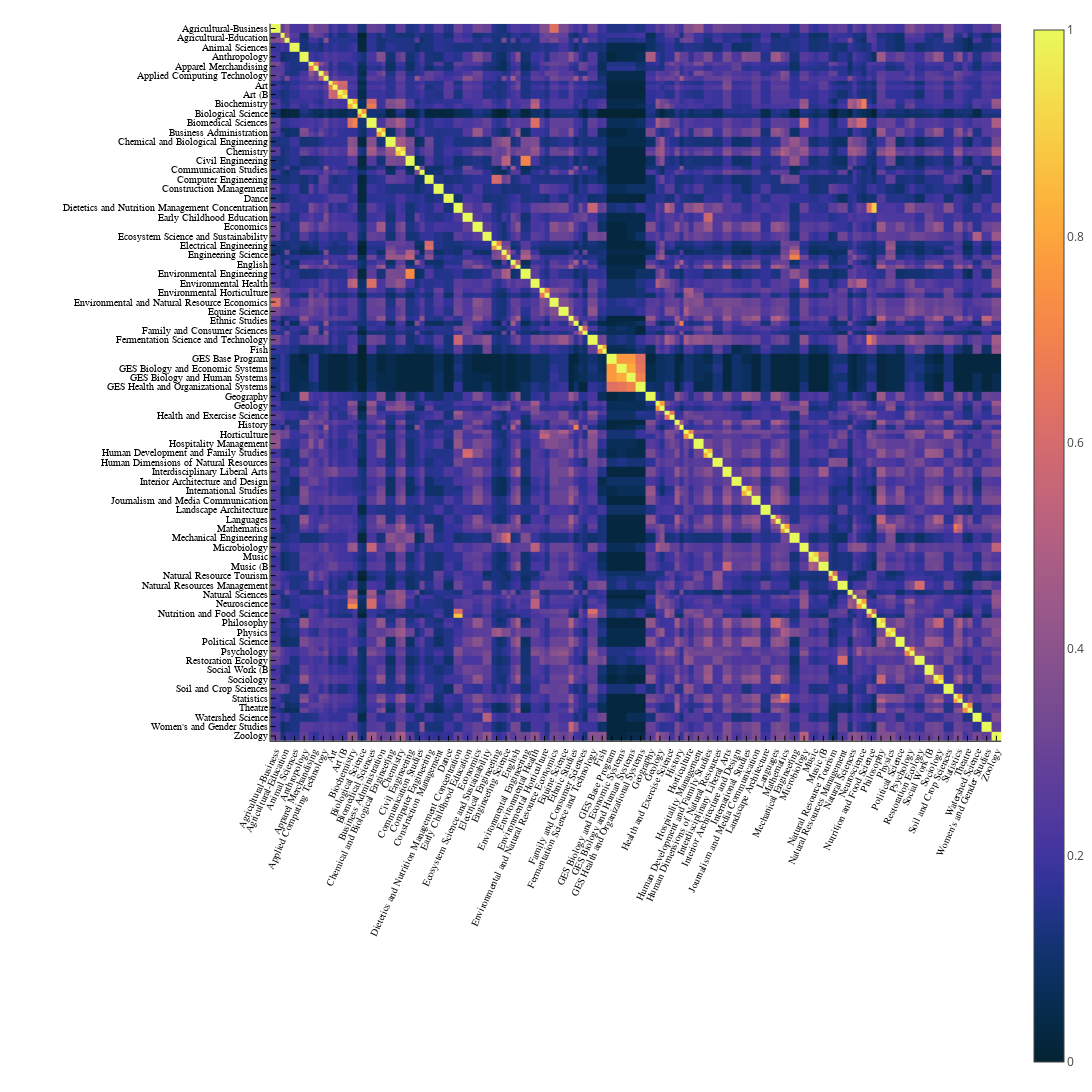

Write notebook code for a chart like this one.
### Markdown cell above
The `show_homology()` function creates a visualization that allows you to visualize how close one program is to another, i.e., the extent to which they share the same courses.

### Code cell
curricula = Array{Curriculum,1}()
for plan in values(degree_plans)
    push!(curricula, plan.curriculum)
end
using Plots; plotlyjs();
show_homology(curricula)

### Figure 1 — Plotly figure (JSON) as saved in the notebook; plotly's stock layout.template omitted (floating-point values rounded to 4 significant figures; data arrays with more than 128 entries replaced by an {"elided": "..."} marker saying what was removed)
{"data": [{"colorbar": {"title": ""}, "colorscale": [[0, "rgba(4, 35, 51, 1.000)"], [0.03448, "rgba(6, 41, 69, 1.000)"], [0.06897, "rgba(9, 47, 89, 1.000)"], [0.1034, "rgba(16, 50, 108, 1.000)"], [0.1379, "rgba(30, 52, 132, 1.000)"], [0.1724, "rgba(48, 51, 153, 1.000)"], [0.2069, "rgba(68, 53, 160, 1.000)"], [0.2414, "rgba(83, 58, 157, 1.000)"], [0.2759, "rgba(95, 63, 153, 1.000)"], [0.3103, "rgba(108, 69, 149, 1.000)"], [0.3448, "rgba(120, 75, 145, 1.000)"], [0.3793, "rgba(132, 80, 142, 1.000)"], [0.4138, "rgba(144, 85, 139, 1.000)"], [0.4483, "rgba(156, 89, 137, 1.000)"], [0.4828, "rgba(169, 93, 132, 1.000)"], [0.5172, "rgba(183, 97, 127, 1.000)"], [0.5517, "rgba(196, 101, 120, 1.000)"], [0.5862, "rgba(208, 105, 112, 1.000)"], [0.6207, "rgba(220, 111, 102, 1.000)"], [0.6552, "rgba(231, 118, 91, 1.000)"], [0.6897, "rgba(240, 127, 80, 1.000)"], [0.7241, "rgba(246, 138, 71, 1.000)"], [0.7586, "rgba(250, 149, 65, 1.000)"], [0.7931, "rgba(252, 163, 61, 1.000)"], [0.8276, "rgba(252, 177, 60, 1.000)"], [0.8621, "rgba(250, 191, 63, 1.000)"], [0.8966, "rgba(247, 206, 69, 1.000)"], [0.931, "rgba(244, 220, 75, 1.000)"], [0.9655, "rgba(239, 235, 82, 1.000)"], [1, "rgba(232, 250, 91, 1.000)"]], "hoverinfo": "text", "name": "y1", "showlegend": false, "showscale": true, "text": {"elided": "172 float values"}, "type": "heatmap", "x": {"elided": "173 float values"}, "xaxis": "x1", "y": {"elided": "173 float values"}, "yaxis": "y1", "z": {"elided": "172x172 float values"}, "zmax": 1, "zmin": 0}], "layout": {"annotations": [], "height": 1100, "legend": {"bgcolor": "rgba(255, 255, 255, 1.000)", "bordercolor": "rgba(0, 0, 0, 1.000)", "font": {"color": "rgba(0, 0, 0, 1.000)", "family": "sans-serif", "size": 11}, "tracegroupgap": 0, "x": 1, "y": 1}, "margin": {"b": 20, "l": 0, "r": 0, "t": 20}, "paper_bgcolor": "rgba(255, 255, 255, 1.000)", "plot_bgcolor": "rgba(255, 255, 255, 1.000)", "showlegend": true, "width": 1400, "xaxis": {"anchor": "y1", "domain": [0.2695, 0.9972], "gridcolor": "rgba(0, 0, 0, 0.100)", "gridwidth": 0.5, "linecolor": "rgba(0, 0, 0, 1.000)", "mirror": false, "range": [0, 76], "showgrid": true, "showline": true, "showticklabels": true, "tickangle": -65, "tickcolor": "rgb(0, 0, 0)", "tickfont": {"color": "rgba(0, 0, 0, 1.000)", "family": "Courier", "size": 10}, "tickmode": "array", "ticks": "inside", "ticktext": ["Agricultural-Business", "Agricultural-Education", "Animal Sciences", "Anthropology", "Apparel Merchandising", "Applied Computing Technology", "Art", "Art (B", "Biochemistry", "Biological Science", "Biomedical Sciences", "Business Administration", "Chemical and Biological Engineering", "Chemistry", "Civil Engineering", "Communication Studies", "Computer Engineering", "Construction Management", "Dance", "Dietetics and Nutrition Management Concentration", "Early Childhood Education", "Economics", "Ecosystem Science and Sustainability", "Electrical Engineering", "Engineering Science", "English", "Environmental Engineering", "Environmental Health", "Environmental Horticulture", "Environmental and Natural Resource Economics", "Equine Science", "Ethnic Studies", "Family and Consumer Sciences", "Fermentation Science and Technology", "Fish", "GES Base Program", "GES Biology and Economic Systems", "GES Biology and Human Systems", "GES Health and Organizational Systems", "Geography", "Geology", "Health and Exercise Science", "History", "Horticulture", "Hospitality Management", "Human Development and Family Studies", "Human Dimensions of Natural Resources", "Interdisciplinary Liberal Arts", "Interior Architecture and Design", "International Studies", "Journalism and Media Communication", "Landscape Architecture", "Languages", "Mathematics", "Mechanical Engineering", "Microbiology", "Music", "Music (B", "Natural Resource Tourism", "Natural Resources Management", "Natural Sciences", "Neuroscience", "Nutrition and Food Science", "Philosophy", "Physics", "Political Science", "Psychology", "Restoration Ecology", "Social Work (B", "Sociology", "Soil and Crop Sciences", "Statistics", "Theatre", "Watershed Science", "Women's and Gender Studies", "Zoology"], "tickvals": [0.5, 1.5, 2.5, 3.5, 4.5, 5.5, 6.5, 7.5, 8.5, 9.5, 10.5, 11.5, 12.5, 13.5, 14.5, 15.5, 16.5, 17.5, 18.5, 19.5, 20.5, 21.5, 22.5, 23.5, 24.5, 25.5, 26.5, 27.5, 28.5, 29.5, 30.5, 31.5, 32.5, 33.5, 34.5, 35.5, 36.5, 37.5, 38.5, 39.5, 40.5, 41.5, 42.5, 43.5, 44.5, 45.5, 46.5, 47.5, 48.5, 49.5, 50.5, 51.5, 52.5, 53.5, 54.5, 55.5, 56.5, 57.5, 58.5, 59.5, 60.5, 61.5, 62.5, 63.5, 64.5, 65.5, 66.5, 67.5, 68.5, 69.5, 70.5, 71.5, 72.5, 73.5, 74.5, 75.5], "title": "", "titlefont": {"color": "rgba(0, 0, 0, 1.000)", "family": "sans-serif", "size": 15}, "type": "-", "visible": true, "zeroline": false, "zerolinecolor": "rgba(0, 0, 0, 1.000)"}, "yaxis": {"anchor": "x1", "domain": [0.3149, 0.9964], "gridcolor": "rgba(0, 0, 0, 0.100)", "gridwidth": 0.5, "linecolor": "rgba(0, 0, 0, 1.000)", "mirror": false, "range": [76, 0], "showgrid": true, "showline": true, "showticklabels": true, "tickangle": 0, "tickcolor": "rgb(0, 0, 0)", "tickfont": {"color": "rgba(0, 0, 0, 1.000)", "family": "Courier", "size": 10}, "tickmode": "array", "ticks": "inside", "ticktext": ["Agricultural-Business", "Agricultural-Education", "Animal Sciences", "Anthropology", "Apparel Merchandising", "Applied Computing Technology", "Art", "Art (B", "Biochemistry", "Biological Science", "Biomedical Sciences", "Business Administration", "Chemical and Biological Engineering", "Chemistry", "Civil Engineering", "Communication Studies", "Computer Engineering", "Construction Management", "Dance", "Dietetics and Nutrition Management Concentration", "Early Childhood Education", "Economics", "Ecosystem Science and Sustainability", "Electrical Engineering", "Engineering Science", "English", "Environmental Engineering", "Environmental Health", "Environmental Horticulture", "Environmental and Natural Resource Economics", "Equine Science", "Ethnic Studies", "Family and Consumer Sciences", "Fermentation Science and Technology", "Fish", "GES Base Program", "GES Biology and Economic Systems", "GES Biology and Human Systems", "GES Health and Organizational Systems", "Geography", "Geology", "Health and Exercise Science", "History", "Horticulture", "Hospitality Management", "Human Development and Family Studies", "Human Dimensions of Natural Resources", "Interdisciplinary Liberal Arts", "Interior Architecture and Design", "International Studies", "Journalism and Media Communication", "Landscape Architecture", "Languages", "Mathematics", "Mechanical Engineering", "Microbiology", "Music", "Music (B", "Natural Resource Tourism", "Natural Resources Management", "Natural Sciences", "Neuroscience", "Nutrition and Food Science", "Philosophy", "Physics", "Political Science", "Psychology", "Restoration Ecology", "Social Work (B", "Sociology", "Soil and Crop Sciences", "Statistics", "Theatre", "Watershed Science", "Women's and Gender Studies", "Zoology"], "tickvals": [0.5, 1.5, 2.5, 3.5, 4.5, 5.5, 6.5, 7.5, 8.5, 9.5, 10.5, 11.5, 12.5, 13.5, 14.5, 15.5, 16.5, 17.5, 18.5, 19.5, 20.5, 21.5, 22.5, 23.5, 24.5, 25.5, 26.5, 27.5, 28.5, 29.5, 30.5, 31.5, 32.5, 33.5, 34.5, 35.5, 36.5, 37.5, 38.5, 39.5, 40.5, 41.5, 42.5, 43.5, 44.5, 45.5, 46.5, 47.5, 48.5, 49.5, 50.5, 51.5, 52.5, 53.5, 54.5, 55.5, 56.5, 57.5, 58.5, 59.5, 60.5, 61.5, 62.5, 63.5, 64.5, 65.5, 66.5, 67.5, 68.5, 69.5, 70.5, 71.5, 72.5, 73.5, 74.5, 75.5], "title": "", "titlefont": {"color": "rgba(0, 0, 0, 1.000)", "family": "sans-serif", "size": 15}, "type": "-", "visible": true, "zeroline": false, "zerolinecolor": "rgba(0, 0, 0, 1.000)"}}}
